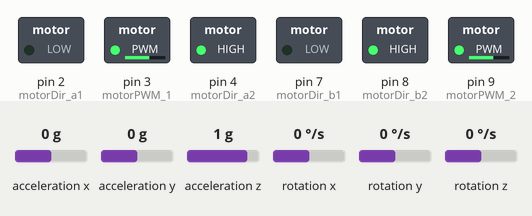
A sketch run on a simulated Arduino Uno, built with avr-gcc and run on an emulated ATmega328P. Shown: switched loads named in the sketch (green lamp = pin HIGH). The inputs (shaded band) are chosen by the test bench; at power-on: acceleration x 0 g, acceleration y 0 g, acceleration z 1 g, rotation x 0 °/s, rotation y 0 °/s, rotation z 0 °/s. What the sketch prints to the serial monitor is not drawn.

Above: at 2.2 s.
2.3 s: acceleration x set to -1.4 g
5.3 s: acceleration x set to 0.1 g
At 7.8 s:
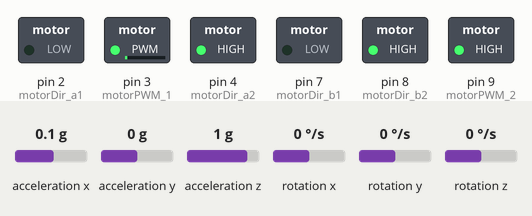
8.3 s: acceleration x set to 0 g
At 10.2 s:
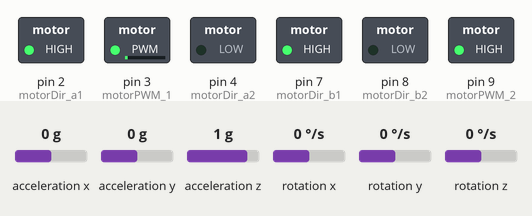
11.3 s: acceleration x set to -0.8 g
At 11.54 s:
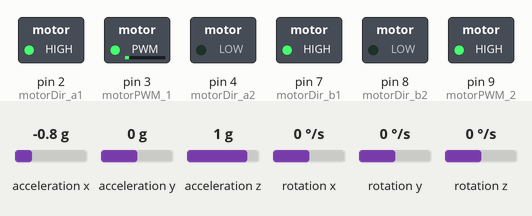
14.3 s: acceleration x set to 1.4 g
At 16.0 s:
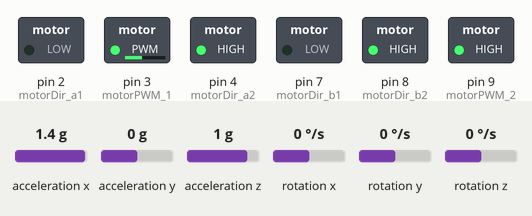
17.3 s: acceleration x set to -0.1 g
At 19.5 s:
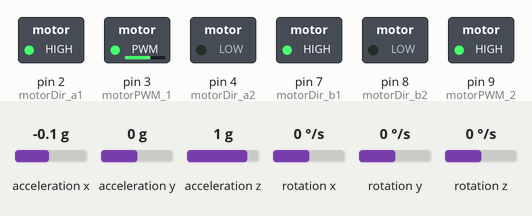
Timing chart, 0 to 21.0 s (numbered marks = the images above; inputs shaded):
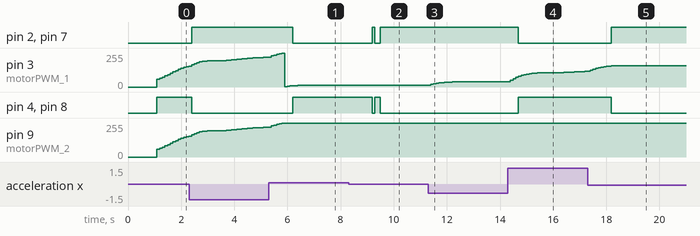

Measured:
- after the input at 5.3 s, pin 2 (motorDir_a1), pin 7 (motorDir_b1): HIGH → LOW after 0.89 s; pin 4 (motorDir_a2), pin 8 (motorDir_b2): LOW → HIGH after 0.89 s
- after the input at 8.3 s, pin 2 (motorDir_a1), pin 7 (motorDir_b1): LOW → HIGH after 0.89 s, → LOW 0.10 s later, → HIGH 0.20 s later; pin 3 (motorPWM_1): 12/255 → 13/255 after 0.09 s, → 14/255 0.10 s later, → 15/255 0.10 s later; pin 4 (motorDir_a2), pin 8 (motorDir_b2): HIGH → LOW after 0.89 s, → HIGH 0.10 s later, → LOW 0.20 s later
- after the input at 11.3 s, pin 3 (motorPWM_1): moves from 15/255 to 38/255 over 0.80 s, starting after 0.09 s
- after the input at 14.3 s, pin 2 (motorDir_a1), pin 7 (motorDir_b1): HIGH → LOW after 0.40 s; pin 3 (motorPWM_1): moves from 38/255 to 117/255 over 2.8 s, starting after 0.10 s; pin 4 (motorDir_a2), pin 8 (motorDir_b2): LOW → HIGH after 0.40 s
- after the input at 17.3 s, pin 2 (motorDir_a1), pin 7 (motorDir_b1): LOW → HIGH after 0.90 s; pin 3 (motorPWM_1): moves from 117/255 to 160/255 over 1.0 s, starting after 0.10 s; pin 4 (motorDir_a2), pin 8 (motorDir_b2): HIGH → LOW after 0.90 s

The sketch:

gyroPIDwithMotor.ino
```cpp
#include "I2Cdev.h"
#include "MPU6050.h"
#include "Wire.h" // for i2c
#include <Kalman.h>
Kalman kalman;

int setpoint = 0;
#define Kp 5;
#define Kd 1.0005;

//pid
 double currentGyroOffset = 0;
 double lastGyroOffset = 0;
 double currentGyroDeviation = 0;
 double lastGyroDeviation = 0;

double currentPower = 50;
double lastPower = 0;

// imu variables
MPU6050 accelgyro;

int16_t ax, ay, az;
int16_t gx, gy, gz;

// accelerometer values
int accel_reading;
int accel_corrected;
int accel_offset = 200;
double accel_angle;
float accel_scale = 1; // set to 0.01

// gyro values
int gyro_offset = 151; // 151
int gyro_corrected;
int gyro_reading;
float gyro_rate;
float gyro_scale = 0.02; // 0.02 by default - tweak as required
float gyro_angle;
float loop_time = 0.05; // 50ms loop
float angle = 0.00; // value to hold final calculated gyro angle

//new
double gyroReading;
double accYangle;
double gyroYrate;
double gyroAngle;
/* Used for timing */
unsigned long timer;
#define STD_LOOP_TIME 10000 // Fixed time loop of 10 milliseconds
unsigned long lastLoopUsefulTime = STD_LOOP_TIME;
unsigned long loopStartTime;
double zeroValues[2] = { 0 };

// time stamp variables
int last_update;
int cycle_time;
long last_cycle = 0;

#define FORWARD LOW
#define BACKWARD HIGH

int motorDir_a1 = 2;
int motorDir_a2 = 4;
int motorPWM_1 = 3;

int motorDir_b1 = 7;
int motorDir_b2 = 8;
int motorPWM_2 = 9;

int steering = 1;

void setup(){
  Serial.begin(57600);
  Wire.begin();

  initiate();

  // initialize device
  Serial.println("Initializing I2C devices...");
  accelgyro.initialize();

  // verify connection
  Serial.println("Testing device connections...");
  Serial.println(accelgyro.testConnection() ? "MPU6050 connection successful" : "MPU6050 connection failed");;
  loopStartTime = micros();
  timer = loopStartTime;
  calibrateSensors();

 pinMode(motorDir_a1, OUTPUT);
  pinMode(motorDir_a2, OUTPUT);
 pinMode(motorPWM_1, OUTPUT);
  pinMode(motorDir_b1, OUTPUT);
 pinMode(motorDir_b2, OUTPUT);
 pinMode(motorPWM_2, OUTPUT);
}

void loop(){

  //gyro to PID
  Serial.print("GyroValue ---> ");
  Serial.print(gyroReading);
  Serial.print("        ");
  Serial.print("lastOffset ---> ");
  Serial.print(getLastGyroOffset());
  Serial.print("        ");
  Serial.print("currentOffset ---> ");
  Serial.print(getCurrentGyroOffset());
  Serial.print("        ");
  Serial.print("lastDeviation ---> ");
  Serial.print(getLastGyroDeviation());
  Serial.print("        ");
  Serial.print("currentDeviation ---> ");
  Serial.print(getCurrentGyroDeviation());
  Serial.print("        ");
  Serial.print("Power ---> ");
  Serial.println(currentPower);
  balance();
  //delay(1000);
}

void balance(){
  updateIMUSensors();
  adjustCurrentPower();
  if (gyroReading > 0 && gyroReading < 2){
    moveForward();
  }else if(gyroReading > -2 && gyroReading < 0){
   moveBackward();
  }else if (gyroReading > 3){
   moveForward();
  }else{
   moveBackward();
  }
}

void brake(){
  analogWrite(motorPWM_1, 0);
  analogWrite(motorPWM_2, 0);
}

void moveForward(){
  digitalWrite(motorDir_a1, FORWARD);
  digitalWrite(motorDir_a2, BACKWARD);
  analogWrite(motorPWM_1, currentPower);

  digitalWrite(motorDir_b1, FORWARD);
  digitalWrite(motorDir_b2, BACKWARD);
  analogWrite(motorPWM_2, currentPower);
}

void moveBackward(){
  digitalWrite(motorDir_a1, BACKWARD);
  digitalWrite(motorDir_a2, FORWARD);
  analogWrite(motorPWM_1, currentPower);

  digitalWrite(motorDir_b1, BACKWARD);
  digitalWrite(motorDir_b2, FORWARD);
  analogWrite(motorPWM_2, currentPower);
}

//void moveLeft(){
//  digitalWrite(motorDir_1, FORWARD);
//  analogWrite(motorPWM_1, currentPower);
//
//  digitalWrite(motorDir_2, BACKWARD);
//  analogWrite(motorPWM_2, currentPower * steering);
//}
//
//void moveRight(){
//  digitalWrite(motorDir_1, BACKWARD);
//  analogWrite(motorPWM_1, currentPower * steering);
//
//  digitalWrite(motorDir_2, FORWARD);
//  analogWrite(motorPWM_2, currentPower);
//}

void time_stamp(){
  while ((millis() - last_cycle) < 50){
  delay(1);
  }
  // once loop cycle reaches 50ms, reset timer value and continue
  cycle_time = millis() - last_cycle;
  last_cycle = millis();
}
double getGyroYrate() {
  accelgyro.getMotion6(&ax, &ay, &az, &gx, &gy, &gz);
   // gyro_Y_Axis angle calc
  gyro_reading = gy;
  gyro_corrected = (float)((gyro_reading/131) - gyro_offset);  // 131 is sensivity of gyro from data sheet
  gyro_rate = (gyro_corrected * gyro_scale) * -loop_time;      // loop_time = 0.05 ie 50ms
  gyro_angle = angle + gyro_rate;
  return gyro_rate;
  //return gyro_angle;
}
double getAccY() {
  accelgyro.getMotion6(&ax, &ay, &az, &gx, &gy, &gz);
    // accelerometer_X_Axis angle calc
  accel_reading = ax;
  accel_corrected = accel_reading - accel_offset;
  accel_corrected = map(accel_corrected, -16800, 16800, -90, 90);
  accel_corrected = constrain(accel_corrected, -90, 90);
  accel_angle = (float)(accel_corrected * accel_scale);
  return accel_angle;
}

void calibrateSensors() {
  accelgyro.getMotion6(&ax, &ay, &az, &gx, &gy, &gz);
  for (uint8_t i = 0; i < 100; i++) { // Take the average of 100 readings
    zeroValues[0] += ay;
    zeroValues[1] += ax;
    //zeroValues[2] += analogRead(accZ);
    delay(10);
  }
  zeroValues[0] /= 100; // Gyro X-axis
  zeroValues[1] /= 100; // Accelerometer Y-axis
  //zeroValues[2] /= 100; // Accelerometer Z-axis

  if(zeroValues[1] > 500) { // Check which side is lying down - 1g is equal to 0.33V or 102.3 quids (0.33/3.3*1023=102.3)
    zeroValues[1] -= 102.3; // +1g when lying at one of the sides
    kalman.setAngle(90); // It starts at 90 degress and 270 when facing the other way
    gyroAngle = 90;
  } else {
    zeroValues[1] += 102.3; // -1g when lying at the other side
    kalman.setAngle(270);
    gyroAngle = 270;
  }
}

void updateIMUSensors(){
  accYangle = getAccY();
  gyroYrate = getGyroYrate();
  gyroAngle += gyroYrate*((double)(micros()-timer)/1000000);
  // See my guide for more info about calculation the angles and the Kalman filter: http://arduino.cc/forum/index.php/topic,58048.0.htm
  gyroReading = kalman.getAngle(accYangle, gyroYrate, (double)(micros() - timer)/1000000); // Calculate the angle using a Kalman filter
  //gyroReading -= 90;
  timer = micros();
  time_stamp();
}
```

myPIController.ino
```cpp
void adjustCurrentPower(){
  calculateDeviations();
  int current = getCurrentGyroDeviation();
  lastPower = currentPower;
  if(current < setpoint || current > setpoint){
    int last = lastGyroOffset;
    current = getCurrentGyroDeviation();
    currentPower = currentPower + current;
    }
  }

double getCurrentPower(){
  return currentPower;
}

double getLastPower(){
  return lastPower;
}

void initiate(){
  lastGyroOffset = 0;
  currentGyroOffset = 0;
  currentGyroDeviation = 0;
  lastGyroDeviation = 0;
}

double getCurrentGyroOffset(){
  return currentGyroOffset;
}

double getLastGyroOffset(){
  return lastGyroOffset;
}

void calculateOffsets(){
  lastGyroOffset = abs(gyroReading - setpoint);
  updateIMUSensors();
  currentGyroOffset = abs(gyroReading - setpoint);
}

void calculateDeviations(){
  calculateOffsets();
  lastGyroDeviation = currentGyroDeviation;
  currentGyroDeviation = abs(getCurrentGyroOffset() - getLastGyroOffset());
}

double getCurrentGyroDeviation(){
  return currentGyroDeviation;
}

double getLastGyroDeviation(){
  return lastGyroDeviation;
}
```
